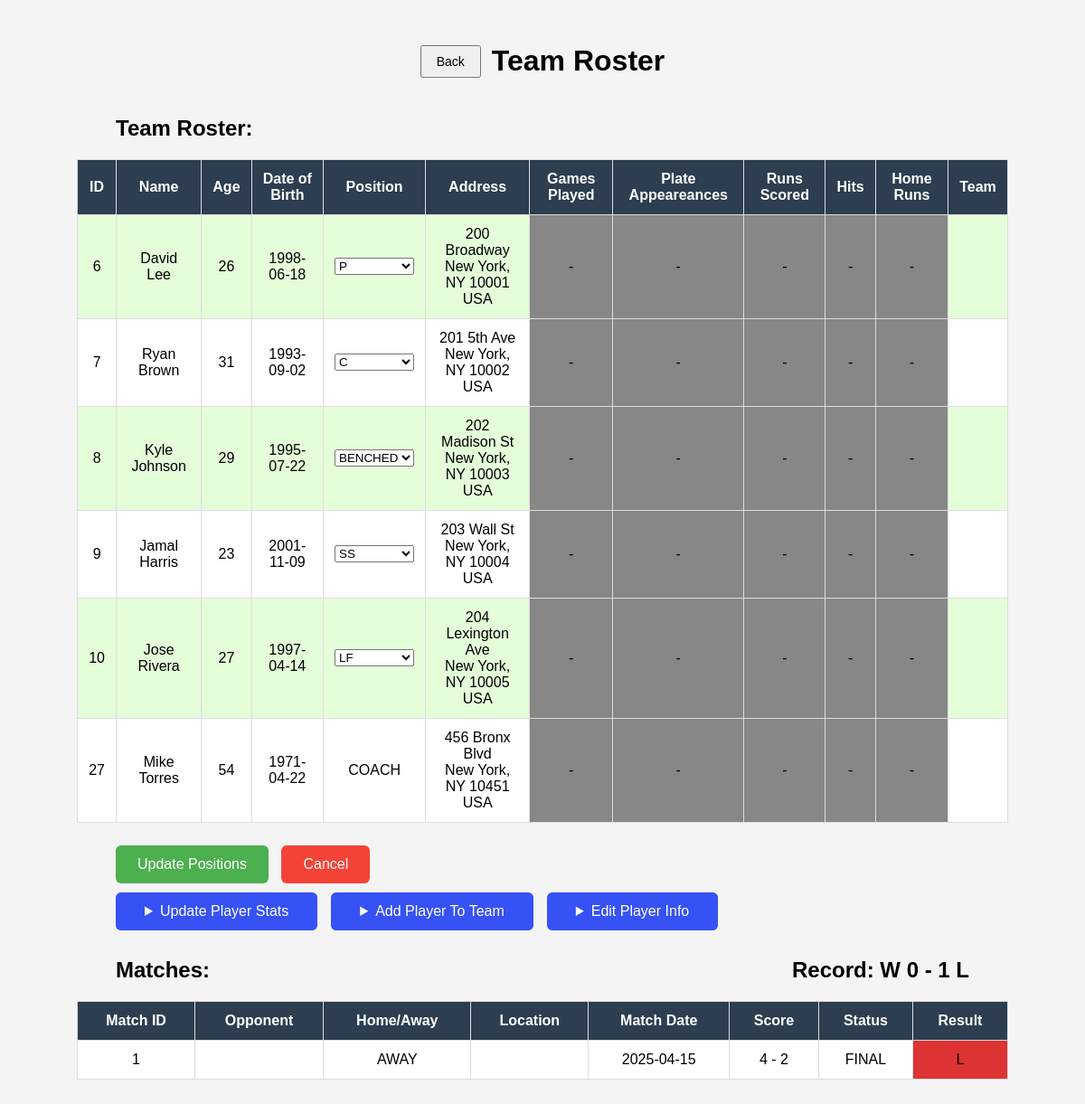
Page /viewteam.php?team_id=2 on the committed database.
### tables this page shows
CREATE TABLE Members (
    playerID INT UNSIGNED AUTO_INCREMENT PRIMARY KEY,
    name VARCHAR(150) NOT NULL,
    age TINYINT UNSIGNED DEFAULT 1,
    position VARCHAR(150) NOT NULL DEFAULT"BENCHED",
    dob DATE,
    team_id INT UNSIGNED NOT NULL DEFAULT 0,
    Street VARCHAR(250),
    City VARCHAR(100),
    State VARCHAR(100),
    Country VARCHAR(100),
    ZipCode VARCHAR(10),
    CONSTRAINT valid_zipcode CHECK (ZipCode REGEXP '^(?!0{5})(?!9{5})\\d{5}(-(?!0{4}|9{4})\\d{4})?$'),
    CONSTRAINT fk_team_id FOREIGN KEY (team_id) REFERENCES TEAM(ID) ON DELETE CASCADE
);

CREATE TABLE Matches (
    ID INT UNSIGNED AUTO_INCREMENT PRIMARY KEY,
    home_team INT UNSIGNED NOT NULL,
    away_team INT UNSIGNED NOT NULL,
    home_score TINYINT UNSIGNED DEFAULT 0,
    away_score TINYINT UNSIGNED DEFAULT 0,
    match_date DATE,
    match_status VARCHAR(100),
    CONSTRAINT fk_home FOREIGN KEY (home_team) REFERENCES TEAM(ID),
    CONSTRAINT fk_away FOREIGN KEY (away_team) REFERENCES TEAM(ID)
);

### viewteam.php (the view, shortened to what this page needs)
<?php
    require_once('playerinfo.php');
    require_once('playerstats.php');
    @$db = new mysqli(DATA_BASE_HOST, USER_NAME, USER_PASSWORD, DATA_BASE_NAME);
    if( $db->connect_errno != 0) {
        echo "Error: Failed to make a MySQL connection, here is why: <br/>";
        echo "Errno: " . $db->connect_errno . "<br/>";
        echo "Error: " . $db->connect_error . "<br/>";
    }
    else {
        $team_id = isset($_GET['team_id']) ? (int)$_GET['team_id'] : 0;
        $query = "SELECT p.playerID, p.name, p.age, p.position, p.dob, p.Street, p.City, p.State, p.Country, p.ZipCode, s.Games_played,. s.Plate_appearances,. s.Runs_Scored,. s.Hits,. s.Home_runs, t.team_name, t.city
          FROM members p LEFT JOIN statistics s ON p.playerID = s.ID LEFT JOIN team t ON p.team_id = t.ID
          WHERE p.team_id=?;";
        $stmt = $db->prepare($query);
        $stmt -> bind_param('i',$team_id);
        $stmt->execute();
        $stmt->store_result();
        $stmt->bind_result($playerID, $name, $age, $position, $dob, $street, $city, $state, $country, $zip, $games_played, $plate_appeareances, $runs_scored, $hits, $home_runs, $team, $team_city);
        $record_query = " SELECT
                  SUM(CASE
                        WHEN (home_team = ? AND home_score > away_score) OR
                            (away_team = ? AND away_score > home_score) THEN 1 ELSE 0
                      END) AS wins,
                  SUM(CASE
                        WHEN (home_team = ? AND home_score < away_score) OR
                            (away_team = ? AND away_score < home_score) THEN 1 ELSE 0
                      END) AS losses
                FROM matches
                WHERE home_team = ? OR away_team = ?;";
        $record_stmt = $db->prepare($record_query);
        $record_stmt->bind_param("iiiiii", $team_id, $team_id, $team_id, $team_id, $team_id, $team_id);
        $record_stmt->execute();
        $record_stmt->store_result();
        $record_stmt->bind_result($wins, $losses);
        $match_query = "SELECT m.ID,t1.ID AS home_id, t2.ID AS away_id, t1.team_name AS home, t2.team_name AS away, m.home_score,m.away_score,t1.city AS hcity, t2.city AS acity, m. match_date, m.match_status
          FROM matches m LEFT JOIN team t1 ON m.home_team=t1.ID LEFT JOIN team t2 ON m.away_team = t2.ID
          WHERE home_team = ? or away_team=?";
        $match_stmt = $db->prepare($match_query);
        $match_stmt -> bind_param('ii',$team_id,$team_id);
        $match_stmt -> execute();
        $match_stmt -> store_result();
        $match_stmt -> bind_result($matchID,$homeid,$awayid,$home,$away,$hscore,$ascore,$hcity,$acity,$matchdate,$matchstatus);
      }
    $positions = ['BENCHED','P', 'C', '1B', '2B', '3B', 'SS', 'LF', 'CF', 'RF', 'DH'];
    function renderCell($value) {
      if (is_null($value)) {
          echo '<td style="background:rgb(135, 135, 135);">-</td>';
      } else {
          echo '<td>' . htmlspecialchars($value) . '</td>';
      }
    }
?>
<!DOCTYPE html>
<html lang="en">
<head>
  <link rel="stylesheet" href="styles.css">
</head>
<body>
<div style="display: flex; align-items: center; gap: 12px; justify-content:center">
    <form action="teams.php" method="get">
        <button type="submit" style="padding: 8px 16px; font-size: 14px;">Back</button>
    </form>
    <?php
        $stmt->fetch();
        echo "<h1>" . $team_city . ' ' . $team . " Team Roster</h1>";
    ?>
</div>
    <h2>Team Roster: </h2>
    <form method="POST" action="updatepos.php?team_id=<?php echo $team_id;?>">
        <table>
         <tr>
            <th>ID</th>
            <th>Name</th>
            <th>Age</th>
            <th>Date of Birth</th>
            <th>Position</th>
            <th>Address</th>
            <th>Games Played</th>
            <th>Plate Appeareances</th>
            <th>Runs Scored</th>
            <th>Hits</th>
            <th>Home Runs</th>
            <th>Team</th>
         </tr>
          <?php
            $stmt->data_seek(0);
            while( $stmt->fetch() )
            {
                echo "<tr>";
                echo "<td>$playerID";
                echo "<td>$name";
                renderCell($age);
                if ($position =="COACH"){
                  renderCell($position);
                }
                else {
                  echo "<td>";
                  echo "<select name='position[$playerID]'>";
                  foreach ($positions as $position_option) {
                    $selected = ($position == $position_option) ? "selected" : "";
                    echo "<option value='$position_option' $selected>$position_option</option>";
                  }
                echo "</select>";
                echo "</td>";
              }
                if (empty($street) && empty($city) && empty($state) && empty($zip) && empty($country)){
                  echo '<td style="background:rgb(135, 135, 135);">-</td>';
                }
                else {
                  echo "<td>".$street."<br/>"
                  .$city.', '.$state.' '.$zip.'<br/>'
                  .$country."</td>\n";
                }
                renderCell($games_played);
                echo "<td>$team";
            }
           ?>
        </table>
        <div style="text-align:left; margin-left:100px; margin-top:25px;">
            <button type="submit" style="padding: 12px 24px; font-size: 16px; background-color: #4CAF50; color: white; border: none; border-radius: 6px; cursor: pointer;"> Update Positions </button>
            <button type="submit" style="padding: 12px 24px; font-size: 16px; background-color: #f44336; color: white; border: none; border-radius: 6px; cursor: pointer; margin-left: 10px;"> Cancel </button>
        </div>
    </form>
    <div style="display:flex">
    <div>
    <details style="text-align:left;margin: 10px 0px 10px 100px;; background-color: rgb(157, 158, 162); border-radius: 6px">
      <summary style=" padding: 12px 32px; font-size: 16px; background-color:rgb(54, 82, 244); color: white; border: none; border-radius: 6px; cursor: pointer; width: auto;"> Update Player Stats</summary>
    </details>
    </div>
    <div>
    <details style="text-align:left; margin: 10px 0px 10px 15px; background-color: rgb(157, 158, 162); border-radius: 6px">
      <summary style=" padding: 12px 32px; font-size: 16px; background-color:rgb(54, 82, 244); color: white; border: none; border-radius: 6px; cursor: pointer; width: auto;"> Add Player To Team</summary>
    </details>
    </div>
    <div>
    <details style="text-align:left;margin: 10px 0px 10px 15px; background-color: rgb(157, 158, 162); border-radius: 6px">
      <summary style=" padding: 12px 32px; font-size: 16px; background-color:rgb(54, 82, 244); color: white; border: none; border-radius: 6px; cursor: pointer; width: auto;"> Edit Player Info</summary>
    </details>
            </div>
    </div>
    <div style="display:flex; justify-content: space-between; align-items: center; margin-right:100px">
    <?php
      $record_stmt->data_seek(0);
      while( $record_stmt->fetch() )
      {
        echo "<h2>Matches: </h2>";
        echo "<h2>Record: W $wins - $losses L";
      }
      ?>
    </div>
    <div>
    <table>
      <thead>
        <tr>
          <th>Match ID</th>
          <th>Opponent</th>
          <th>Home/Away</th>
          <th>Location</th>
          <th>Match Date</th>
          <th>Score</th>
          <th>Status</th>
          <th>Result</th>
        </tr>
      </thead>
      <tbody><?php
            $match_stmt->data_seek(0);
            while( $match_stmt->fetch() )
            {
                echo "<tr>";
                echo "<td>$matchID";
                if ($homeid == $team_id) {
                  echo "<td>$away";
                  echo "<td>HOME";
                  echo "<td>$hcity";
                }
                else {
                  echo "<td>$home";
                  echo "<td>AWAY";
                  echo "<td>$hcity";
                }
                echo "<td>$matchdate";
                echo "<td>$hscore - $ascore";
                echo "<td>$matchstatus";
                if ((($hscore > $ascore && $homeid == $team_id) || ($hscore < $ascore && $homeid != $team_id))){
                  echo "<td style=\"background:rgb(75, 241, 91);\">W";
                }
                elseif ($hscore==$ascore){
                  echo "<td style=\"background:rgb(121, 121, 121);\">-";
                }
                else {
                  echo "<td style=\"background:rgb(222, 51, 51);\">L";
                }
            }
           ?>
      </tbody>
    </table>
    </div>
</body>
</html>

### styles.css (style rules this page uses)
body { font-family: Arial, sans-serif; padding: 20px; background: #f4f4f4; }
h1 { text-align: center; }
h2 { margin-left: 100px; }
table { width: 90%; margin: 0 auto; border-collapse: collapse; background-color: #fff; }
th, td { padding: 12px; border: 1px solid #ddd; text-align: center; }
th { background-color: #2c3e50; color: #fff; }
tr:nth-child(even) { background-color:rgb(229, 254, 218); }

### rows in the picture
members: playerID "6", name "David Lee", age "26 1998-06-18", playerID "P", Street "200 Broadway", City "New York", State "NY", ZipCode "10001", Country "USA"
members: playerID "7", name "Ryan Brown", age "31 1993-09-02", playerID "C", Street "201 5th Ave", City "New York", State "NY", ZipCode "10002", Country "USA"
members: playerID "8", name "Kyle Johnson", age "29 1995-07-22", playerID "BENCHED", Street "202 Madison St", City "New York", State "NY", ZipCode "10003", Country "USA"
members: playerID "9", name "Jamal Harris", age "23 2001-11-09", playerID "SS", Street "203 Wall St", City "New York", State "NY", ZipCode "10004", Country "USA"
members: playerID "10", name "Jose Rivera", age "27 1997-04-14", playerID "LF", Street "204 Lexington Ave", City "New York", State "NY", ZipCode "10005", Country "USA"
members: playerID "27", name "Mike Torres", age "54 1971-04-22 COACH", Street "456 Bronx Blvd", City "New York", State "NY", ZipCode "10451", Country "USA"
matches: ID "1", match_date "2025-04-15", home_score "4", away_score "2", match_status "FINAL"

### other values in the picture
$wins "0"
$losses "1"
